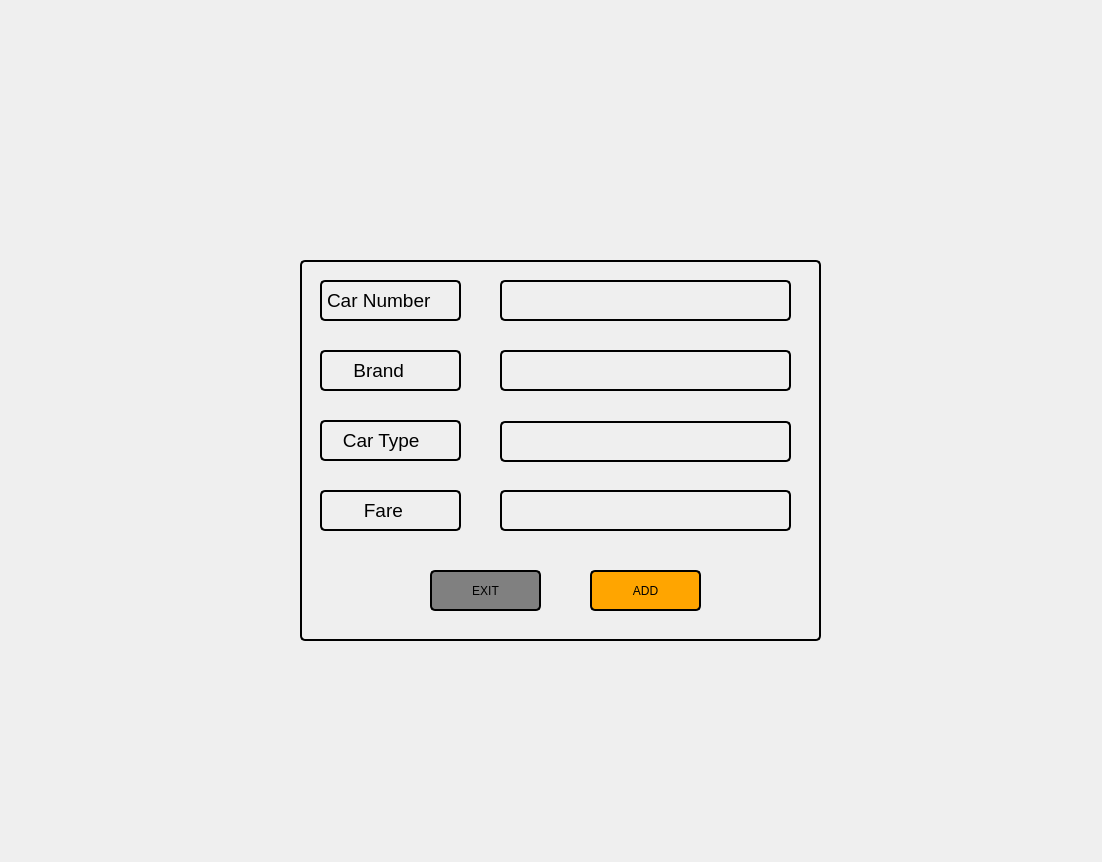
<?xml version="1.0" encoding="UTF-8"?>
<ui version="4.0">
 <class>addcar</class>
 <widget class="QDialog" name="addcar">
  <property name="geometry">
   <rect>
    <x>0</x>
    <y>0</y>
    <width>1102</width>
    <height>862</height>
   </rect>
  </property>
  <property name="font">
   <font>
    <pointsize>9</pointsize>
   </font>
  </property>
  <property name="windowTitle">
   <string>Dialog</string>
  </property>
  <widget class="QLabel" name="label">
   <property name="geometry">
    <rect>
     <x>0</x>
     <y>0</y>
     <width>1111</width>
     <height>871</height>
    </rect>
   </property>
   <property name="text">
    <string/>
   </property>
   <property name="pixmap">
    <pixmap>C:/Users/Lenovo/Downloads/ChatGPT Image Aug 16, 2026, 06_41_36 PM.png</pixmap>
   </property>
   <property name="scaledContents">
    <bool>true</bool>
   </property>
  </widget>
  <widget class="QFrame" name="frame">
   <property name="geometry">
    <rect>
     <x>300</x>
     <y>260</y>
     <width>521</width>
     <height>381</height>
    </rect>
   </property>
   <property name="font">
    <font>
     <pointsize>10</pointsize>
    </font>
   </property>
   <property name="styleSheet">
    <string notr="true">background-color:transparent;
border:2px solid black;
border-radius:5px;</string>
   </property>
   <property name="frameShape">
    <enum>QFrame::Shape::StyledPanel</enum>
   </property>
   <property name="frameShadow">
    <enum>QFrame::Shadow::Raised</enum>
   </property>
   <widget class="QLabel" name="carnumberlabel">
    <property name="geometry">
     <rect>
      <x>20</x>
      <y>20</y>
      <width>141</width>
      <height>41</height>
     </rect>
    </property>
    <property name="font">
     <font>
      <pointsize>14</pointsize>
     </font>
    </property>
    <property name="styleSheet">
     <string notr="true">color:black;</string>
    </property>
    <property name="text">
     <string>Car Number</string>
    </property>
   </widget>
   <widget class="QLabel" name="brandabel">
    <property name="geometry">
     <rect>
      <x>20</x>
      <y>90</y>
      <width>141</width>
      <height>41</height>
     </rect>
    </property>
    <property name="font">
     <font>
      <pointsize>14</pointsize>
     </font>
    </property>
    <property name="styleSheet">
     <string notr="true">color:black;</string>
    </property>
    <property name="text">
     <string>     Brand</string>
    </property>
   </widget>
   <widget class="QLabel" name="typelabel">
    <property name="geometry">
     <rect>
      <x>20</x>
      <y>160</y>
      <width>141</width>
      <height>41</height>
     </rect>
    </property>
    <property name="font">
     <font>
      <pointsize>14</pointsize>
     </font>
    </property>
    <property name="styleSheet">
     <string notr="true">color:black;</string>
    </property>
    <property name="text">
     <string>   Car Type</string>
    </property>
   </widget>
   <widget class="QLabel" name="farelabel">
    <property name="geometry">
     <rect>
      <x>20</x>
      <y>230</y>
      <width>141</width>
      <height>41</height>
     </rect>
    </property>
    <property name="font">
     <font>
      <pointsize>14</pointsize>
     </font>
    </property>
    <property name="styleSheet">
     <string notr="true">color:black;</string>
    </property>
    <property name="text">
     <string>       Fare</string>
    </property>
   </widget>
   <widget class="QLineEdit" name="carnumberlineedit">
    <property name="geometry">
     <rect>
      <x>200</x>
      <y>20</y>
      <width>291</width>
      <height>41</height>
     </rect>
    </property>
    <property name="font">
     <font>
      <pointsize>14</pointsize>
     </font>
    </property>
    <property name="styleSheet">
     <string notr="true">color:black;</string>
    </property>
   </widget>
   <widget class="QLineEdit" name="brandlineedit">
    <property name="geometry">
     <rect>
      <x>200</x>
      <y>90</y>
      <width>291</width>
      <height>41</height>
     </rect>
    </property>
    <property name="font">
     <font>
      <pointsize>14</pointsize>
     </font>
    </property>
    <property name="styleSheet">
     <string notr="true">color:black;</string>
    </property>
   </widget>
   <widget class="QLineEdit" name="farelinedit">
    <property name="geometry">
     <rect>
      <x>200</x>
      <y>230</y>
      <width>291</width>
      <height>41</height>
     </rect>
    </property>
    <property name="font">
     <font>
      <pointsize>14</pointsize>
     </font>
    </property>
    <property name="styleSheet">
     <string notr="true">color:black;</string>
    </property>
   </widget>
   <widget class="QPushButton" name="exitbutton">
    <property name="geometry">
     <rect>
      <x>130</x>
      <y>310</y>
      <width>111</width>
      <height>41</height>
     </rect>
    </property>
    <property name="styleSheet">
     <string notr="true">QPushButton{color:black;background-color:grey;}
QPushButton:hover{
background-color:white;
}
QPushButton:pressed{
background-color:black;
color:white;
}</string>
    </property>
    <property name="text">
     <string>EXIT</string>
    </property>
   </widget>
   <widget class="QPushButton" name="addbutton">
    <property name="geometry">
     <rect>
      <x>290</x>
      <y>310</y>
      <width>111</width>
      <height>41</height>
     </rect>
    </property>
    <property name="font">
     <font>
      <pointsize>9</pointsize>
     </font>
    </property>
    <property name="styleSheet">
     <string notr="true">QPushButton{color:black;background-color:Orange;}
QPushButton:hover{
background-color:yellow;
color:black;
}
QPushButton:pressed{
background-color:red;
color:black;
}</string>
    </property>
    <property name="text">
     <string>ADD</string>
    </property>
   </widget>
   <widget class="QListWidget" name="cartypelist">
    <property name="geometry">
     <rect>
      <x>200</x>
      <y>161</y>
      <width>291</width>
      <height>41</height>
     </rect>
    </property>
    <property name="font">
     <font>
      <pointsize>14</pointsize>
     </font>
    </property>
    <property name="styleSheet">
     <string notr="true">color:black;</string>
    </property>
   </widget>
  </widget>
 </widget>
 <resources/>
 <connections/>
</ui>
